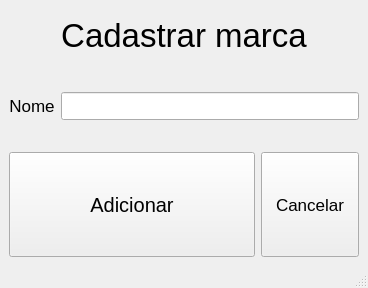
<?xml version="1.0" encoding="UTF-8"?>
<ui version="4.0">
 <class>MainWindow</class>
 <widget class="QMainWindow" name="MainWindow">
  <property name="geometry">
   <rect>
    <x>0</x>
    <y>0</y>
    <width>368</width>
    <height>288</height>
   </rect>
  </property>
  <property name="windowTitle">
   <string>MainWindow</string>
  </property>
  <widget class="QWidget" name="centralwidget">
   <layout class="QVBoxLayout" name="verticalLayout" stretch="2,3,4">
    <item>
     <widget class="QLabel" name="lbl_titulo">
      <property name="font">
       <font>
        <pointsize>25</pointsize>
       </font>
      </property>
      <property name="text">
       <string>Cadastrar marca</string>
      </property>
      <property name="alignment">
       <set>Qt::AlignCenter</set>
      </property>
     </widget>
    </item>
    <item>
     <layout class="QFormLayout" name="formLayout">
      <property name="topMargin">
       <number>5</number>
      </property>
      <property name="bottomMargin">
       <number>5</number>
      </property>
      <item row="0" column="0">
       <widget class="QLabel" name="lbl_nome">
        <property name="sizePolicy">
         <sizepolicy hsizetype="Minimum" vsizetype="Minimum">
          <horstretch>0</horstretch>
          <verstretch>2</verstretch>
         </sizepolicy>
        </property>
        <property name="font">
         <font>
          <pointsize>13</pointsize>
         </font>
        </property>
        <property name="text">
         <string>Nome</string>
        </property>
        <property name="alignment">
         <set>Qt::AlignCenter</set>
        </property>
       </widget>
      </item>
      <item row="0" column="1">
       <widget class="QLineEdit" name="txt_nome">
        <property name="sizePolicy">
         <sizepolicy hsizetype="Expanding" vsizetype="Maximum">
          <horstretch>0</horstretch>
          <verstretch>1</verstretch>
         </sizepolicy>
        </property>
        <property name="font">
         <font>
          <pointsize>13</pointsize>
         </font>
        </property>
       </widget>
      </item>
     </layout>
    </item>
    <item>
     <layout class="QHBoxLayout" name="horizontalLayout" stretch="5,2">
      <item>
       <widget class="QPushButton" name="btn_adicionar">
        <property name="sizePolicy">
         <sizepolicy hsizetype="Minimum" vsizetype="Minimum">
          <horstretch>0</horstretch>
          <verstretch>0</verstretch>
         </sizepolicy>
        </property>
        <property name="font">
         <font>
          <pointsize>15</pointsize>
         </font>
        </property>
        <property name="text">
         <string>Adicionar</string>
        </property>
       </widget>
      </item>
      <item>
       <widget class="QPushButton" name="btn_voltar">
        <property name="sizePolicy">
         <sizepolicy hsizetype="Minimum" vsizetype="Minimum">
          <horstretch>0</horstretch>
          <verstretch>0</verstretch>
         </sizepolicy>
        </property>
        <property name="font">
         <font>
          <pointsize>13</pointsize>
         </font>
        </property>
        <property name="text">
         <string>Cancelar</string>
        </property>
       </widget>
      </item>
     </layout>
    </item>
   </layout>
  </widget>
  <widget class="QMenuBar" name="menubar">
   <property name="geometry">
    <rect>
     <x>0</x>
     <y>0</y>
     <width>368</width>
     <height>21</height>
    </rect>
   </property>
  </widget>
  <widget class="QStatusBar" name="statusbar"/>
 </widget>
 <resources/>
 <connections/>
</ui>
